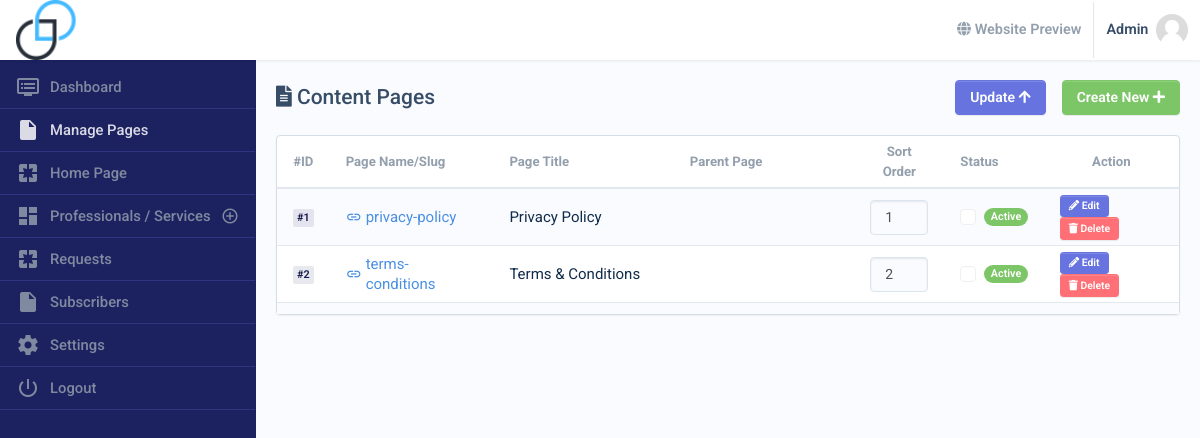
/apanel/content_pages (signed in), run on the app's committed database.
### tables this page shows
CREATE TABLE `tbl_pages` (
  `page_id` int(11) NOT NULL,
  `page_type` varchar(255) NOT NULL DEFAULT 'general',
  `page_menu` int(11) NOT NULL DEFAULT 0,
  `page_parent` int(11) NOT NULL DEFAULT 0,
  `page_name` varchar(255) NOT NULL,
  `page_meta_title` varchar(100) NOT NULL,
  `page_title` varchar(255) NOT NULL,
  `page_detail` longtext DEFAULT NULL,
  `page_link` varchar(100) NOT NULL,
  `page_label` int(11) NOT NULL,
  `page_image` varchar(100) NOT NULL,
  `page_thumb` varchar(255) DEFAULT NULL,
  `page_embed_video` text DEFAULT NULL,
  `page_meta_desc` text DEFAULT NULL,
  `page_meta_keywords` text DEFAULT NULL,
  `page_footer` int(11) NOT NULL DEFAULT 0,
  `page_status` int(1) NOT NULL DEFAULT 1,
  `page_modify_date` timestamp NOT NULL DEFAULT current_timestamp(),
  `page_date` datetime NOT NULL,
  `page_order` int(11) NOT NULL
);

### apanel/pages/content_pages.php (the view, shortened to what the rows shown need)
<?php
if ($_REQUEST['mode'] == 'update' || $_REQUEST['mode'] == 'add') {
?>
    <link href="https://cdn.jsdelivr.net/npm/summernote@0.8.18/dist/summernote.min.css" rel="stylesheet">
    <div class="mdk-header-layout__content">
        <div class="mdk-drawer-layout js-mdk-drawer-layout" data-push data-responsive-width="992px">
            <div class="mdk-drawer-layout__content page">
                <div class="container-fluid  page__heading-container">
                    <div class="page__heading">
                        <h4 class="m-0"><i class="fa fa-file-alt"></i> Content Pages <i class="fa fa-chevron-right
"></i> Create / Update</h4>
                    </div>
                </div>
                <div class="container-fluid page__container">
                    <form action="" id="form1" method="post" class="form-horizontal" enctype="multipart/form-data">
                        <div class="card card-form">
                            <div class="row no-gutters">
                                <div class="col-lg-10 offset-1 card-form__body card-body">
                                    <? if (!empty($_REQUEST['code'])) { ?>
                                        <div class="form-group">
                                            <label>Page Name/Slug</label>
                                            <input type="text" name="page_name" id="page_name" value="<?php echo $data['page_name']; ?>" required="required" class="form-control" />
                                        </div>
                                    <? } ?>
                                    <div class="form-group">
                                        <label for="field">Page Title</label>
                                        <input type="text" name="page_title" id="page_title" value="<?= stripslashes($data['page_title']); ?>" required="required" class="form-control" />
                                    </div>
                                    <!-- <div class="form-group">
                                        <label for="field">Show in Menu</label>
                                        <select name="page_menu" id="page_menu" class="form-control">
                                            <option value="0" <?= ($data['page_menu'] == '0' ? 'selected="selected"' : ''); ?>>No</option>
                                            <option value="1" <?= ($data['page_menu'] == '1' ? 'selected="selected"' : ''); ?>>Yes</option>
                                        </select>
                                    </div>    -->
                                    <div class="form-group" id="page_parent_box" style="display:<?= ($data['page_menu'] == '1' ? '' : 'none'); ?>">
                                        <label for="field">Parent Page</label>
                                        <select name="page_parent" id="page_parent" class="form-control">
                                            <option value="0">No Parent</option>
                                            <?php
                                            $res = getMenuPages();
                                            if (count($res) > 0) {
                                                foreach ($res as $rs) {
                                                    if ($rs['page_id'] != $_REQUEST['code']) {
                                            ?>
                                                        <option value="<?= $rs['page_id']; ?>" <?= ($data['page_parent'] == $rs['page_id'] ? 'selected="selected"' : ''); ?>><?= str($rs['page_title']); ?>
                                                        </option>
                                            <?php
                                                    }
                                                }
                                            }
                                            ?>
                                        </select>
                                    </div>
                                    <div class="form-group no_externel_pages">
                                        <label for="field">Page Details</label>
                                        <textarea name="page_detail" id="editor1" cols="30" rows="10"><?= stripslashes($data['page_detail']); ?></textarea>
                                    </div>
                                    <?= formImageFile('Banner Image', 'page_image', $data['page_image'], '1600px x 300px', 'banners') ?>
                                    <!-- <div class="form-group">
                                        <label for="field">External Link</label>
                                        <select name="page_label" id="page_label" class="form-control">
                                            <option value="0" <?= ($data['page_label'] == '0' ? 'selected="selected"' : ''); ?>>No</option>
                                            <option value="1" <?= ($data['page_label'] == '1' ? 'selected="selected"' : ''); ?>>Yes</option>
                                        </select>
                                        <code><small>(Links of other websites, will be redirect in new tab.)</small></code>
                                    </div>  -->
                                    <div class="form-group">
                                        <label for="field">Show in Footer</label>
                                        <select name="page_footer" id="page_footer" class="form-control">
                                            <option value="0" <?= ($data['page_footer'] == '0' ? 'selected="selected"' : ''); ?>>No</option>
                                            <option value="1" <?= ($data['page_footer'] == '1' ? 'selected="selected"' : ''); ?>>Yes</option>
                                        </select>
                                        <code><small>(Select Yes to show page link in footer Useful Links)</small></code>
                                    </div>
                                    <div class="form-group">
                                        <h4>Meta Tags</h4>
                                        <hr />
                                    </div>
                                    <div class="form-group">
                                        <label for="field">Page Meta Title</label>
                                        <input type="text" name="page_meta_title" id="page_meta_title" value="<?= stripslashes($data['page_meta_title']); ?>" required="required" class="form-control" />
                                    </div>
                                    <div class="form-group">
                                        <label for="field">Meta Description</label>
                                        <textarea class="form-control" name="page_meta_desc" id="page_meta_desc" rows="2"><?= str($data['page_meta_desc']); ?></textarea>
                                    </div>
                                    <div class="form-group">
                                        <label for="field">Meta Keywords</label>
                                        <textarea class="form-control" name="page_meta_keywords" id="page_meta_keywords" rows="2"><?= str($data['page_meta_keywords']); ?></textarea>
                                    </div>
                                    <div class="form-group">
                                    </div>
                                </div>
                            </div>
                            <div class="text-center mb-3">
                                <hr>
                                <a href="<?= $apath; ?>content_pages" class=" btn btn-default btn-lg mr-3"> <i class="fa fa-arrow-left"></i> Cancel</a>
                                <button type="submit" name="submit1" class=" btn btn-primary btn-lg"> <i class="fa fa-save"></i> Save</button>
                            </div>
                        </div>
                    </form>
                </div>
            </div>
            <?php include_once("pages/shared/sidebar.php"); ?>
        </div>
    </div>
    <script src="https://cdn.jsdelivr.net/npm/summernote@0.8.18/dist/summernote.min.js"></script>
    <script>
        $(document).ready(function() {
            $("#editor1").summernote();
        })
    </script>
<?php
} else {
?>
    <div class="mdk-header-layout__content">
        <div class="mdk-drawer-layout js-mdk-drawer-layout" data-push data-responsive-width="992px">
            <div class="mdk-drawer-layout__content page">
                <div class="container-fluid page__container">
                    <div class="card">
                        <form name="updateForm" id="updateForm" action="" method="post">
                            <div class="table-responsive" data-toggle="lists" data-lists-values='["js-lists-values-employee-name"]'>
                                <table class="table mb-0 thead-border-top-0 table-striped">
                                    <thead>
                                        <tr>
                                            <th style="width: 3%;" class="text-center">#ID</th>
                                            <th>Page Name/Slug</th>
                                            <th style="width: 20%;">Page Title</th>
                                            <th style="width: 20%;">Parent Page</th>
                                            <th style="width: 10%;" class="text-center">Sort Order</th>
                                            <th style="width: 10%;">Status</th>
                                            <th style="width: 15%;" class="text-center">Action</th>
                                        </tr>
                                    </thead>
                                    <tbody class="list" id="listingTable">
                                        <?php
                                        $srNo = 1;
                                        $paging = getPaging('tbl_pages', "WHERE 1 ORDER BY page_order ASC", 10, $_REQUEST['page'], '?', $_GET['pager']);
                                        if ($rf_pages = getList($paging[0])) {
                                            while ($row = fetch($rf_pages)) {
                                                $page_id = $row['page_id'];
                                        ?>
                                                <td>
                                                    <div class="badge badge-soft-dark">#<?= $srNo++ ?></div>
                                                </td>
                                                <td>
                                                    <div class="d-flex align-items-center">
                                                        <div class="d-flex align-items-center">
                                                            <i class="material-icons icon-16pt mr-1 text-blue">link</i>
                                                            <?php if (stripslashes($row['page_name']) == 'page-not-found') { ?>
                                                                <a href="<?= $path; ?>page-not-found.php" target="_blank"><?= stripslashes($row['page_name']); ?></a>
                                                            <?php } else { ?>
                                                                <a href="<?= $path; ?><?= stripslashes($row['page_name']); ?>" target="_blank"><?= stripslashes($row['page_name']); ?></a>
                                                            <?php } ?>
                                                        </div>
                                                    </div>
                                                </td>
                                                <td><?= stripslashes($row['page_title']); ?></td>
                                                <td><?= getMenuParentName($row['page_parent']); ?></td>
                                                <td style="width:80px" class="text-center"><input id="orderid<?= $page_id ?>" type="text" name="orderid<?= $page_id ?>" value="<?= $row['page_order'] ?>" class="form-control" size="3" /></td>
                                                <td>
                                                    <div class="custom-control custom-checkbox">
                                                        <label class="custom-control-label" for="customCheck2_<?= $page_id ?>"><?= getStatus($row['page_status']); ?></label>
                                                    </div>
                                                </td>
                                                <td>
                                                    <a href="<?= $apath; ?>content_pages?mode=update&code=<?= $row['page_id'] ?>" class="btn btn-sm btn-primary mr-1"><i class="fa fa-pencil-alt"></i> Edit</a>
                                                    <a href="<?= $apath; ?>content_pages?mode=delete&code=<?= $row['page_id'] ?>" class="btn btn-sm btn-danger " onclick="return confirm('Are you sure you want to delete this page?');"><i class="fa fa-trash"></i> Delete</a>
                                                </td>
                                            <?php
                                            }
                                            ?><tr>
                                                <td colspan="10">
                                                </td>
                                            </tr><?php
                                                } else {
                                                    ?>
                                            <tr>
                                                <td colspan="7" class="text-center">No Record Found</td>
                                            </tr>
                                        <?php } ?>
                                    </tbody>
                                </table>
                            </div>
                        </form>
                    </div>
                </div>
            </div>
        </div>
    </div>
<?php } ?>

### apanel/includes/adminFunctions.php (shortened to what the rows shown need)
<?php
function getStatus($status)
{
    if ($status == '1') {
        return '<span class="badge badge-pill badge-success">Active</span>';
    } else {
        return '<span class="badge badge-pill badge-danger">InActive</span>';
    }
}
?>

### data on the page
tbl_pages: page_name "privacy-policy", page_title "Privacy Policy", page_id+page_order "1", page_status "Active"
tbl_pages: page_name "terms-conditions", page_title "Terms & Conditions", page_id+page_order "2", page_status "Active"
